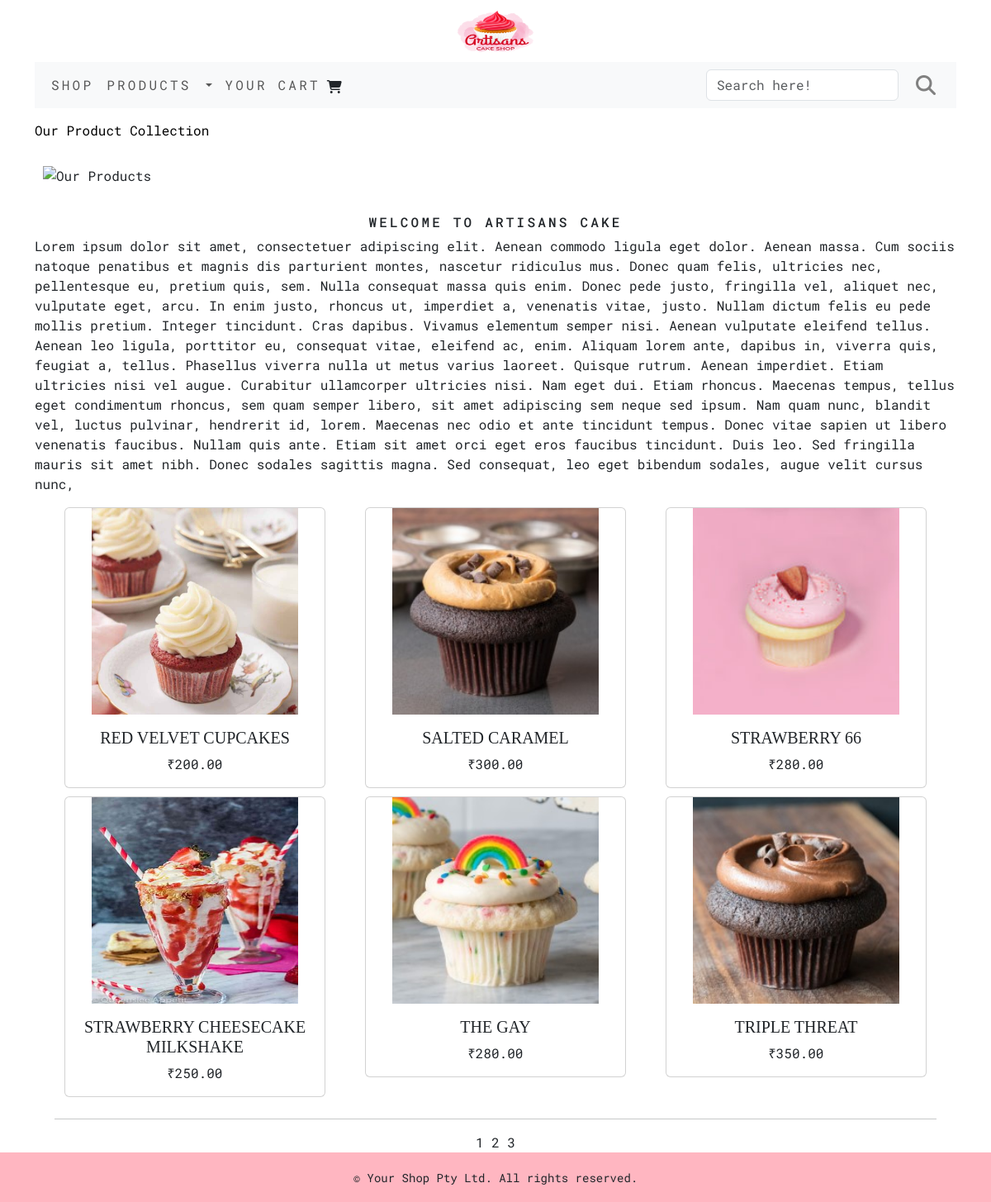
Screenshot of /shop/?page=2 with the database file from the repository.
### shopApp/models.py (models this page shows, shortened)
class Product(models.Model):
    prod_name = models.CharField(max_length=250, unique=True)
    slug = models.SlugField(max_length=250, unique=True)
    prod_desc = models.TextField(blank=True)
    prod_price = models.DecimalField(max_digits=10, decimal_places=2)
    category = models.ForeignKey(Category, on_delete=models.CASCADE)
    prod_image = models.ImageField(upload_to='product', blank=True)
    stock = models.IntegerField()
    availability = models.BooleanField(default=True)
    created = models.DateTimeField(auto_now_add=True)
    updated = models.DateTimeField(auto_now=True)
    class Meta:
        ordering = ('prod_name',)
        verbose_name = 'product'
        verbose_name_plural = 'products'
    def get_url(self):
        return reverse('shopApp:productDetail', args=[self.category.slug, self.slug])

### shopApp/views.py (the view)
# urls.py: path('', views.AllProductCat, name='allProductCat'),
def AllProductCat(request, c_slug=None,):
    c_page = None
    products_list = None
    if c_slug != None:
        c_page = get_object_or_404(Category, slug=c_slug)
        products_list = Product.objects.all().filter(category=c_page, availability=True)
    else:
        products_list = Product.objects.all().filter(availability=True)
    paginator = Paginator(products_list, 6)
    try:
        page = int(request.GET.get('page', '1'))
    except:
        page = 1
    try:
        products = paginator.page(page)
    except (EmptyPage,InvalidPage):
        products = paginator.page(paginator.num_pages)
    return render(request, 'category.html', {'category':c_page, 'products':products})

### Cart/context_processors.py (called while the page is built)
def counter(request):
    counter = 0
    if 'admin' in request.path:
        return{}
    else:
        try:
            cart = Cart.objects.filter(cart_id=_cart_id(request))
            cart_items = CartItem.objects.all().filter(cart=cart[:1])
            for cart_item in cart_items:
                counter += cart_item.quantity
        except Cart.DoesNotExist:
            counter = 0
    return  dict(counter=counter)

### Cart/views.py (called while the page is built)
def _cart_id(request):
    cart = request.session.session_key
    if not cart:
        cart = request.session.create()
    print(Cart.cart_id , "-->this is key")
    return cart

### shopApp/context_processors.py (called while the page is built)
def menu_links(request):
    links = Category.objects.all()
    return dict(links=links)

### shopApp/models.py (called while the page is built)
    def get_url(self):
        return reverse('shopApp:product_by_category', args=[self.slug])

### templates/category.html (shortened to what this page needs)
{% extends 'base.html' %}
{% load static %}
{% block content %}
        <div>
            <div class="row my-row-class">
                <div class="mx-auto">
                    <p>
                        <a href="{% url 'shopApp:allProductCat' %}">Our Product Collection </a>
                    </p>
                </div>
            </div>
        </div>
{% if category %}
<div class="mx-auto">
    <img class="my-image" src="{{category.cat_image.url}}" alt="{{category_name}}">
</div>
    </br>
<div>
    <h1 class="text-center my-title">{{category.category_name}}</h1>
    <p class="text-justify">{{category.category_desc}}</p>
</div>
<br/>
    {% else %}
<div>
    <img class="my-image my-image-padding" src="{% static 'img/banner.png' %}" alt="Our Products">
</div>
<br>
<div>
    <h1 class="text-center my-title">Welcome to Artisans Cake</h1>
    <p class="text-justify"> Lorem ipsum dolor sit amet, consectetuer adipiscing elit. Aenean commodo ligula eget dolor. Aenean massa. Cum sociis natoque penatibus et magnis dis parturient montes, nascetur ridiculus mus. Donec quam felis, ultricies nec, pellentesque eu, pretium quis, sem. Nulla consequat massa quis enim. Donec pede justo, fringilla vel, aliquet nec, vulputate eget, arcu. In enim justo, rhoncus ut, imperdiet a, venenatis vitae, justo. Nullam dictum felis eu pede mollis pretium. Integer tincidunt. Cras dapibus. Vivamus elementum semper nisi. Aenean vulputate eleifend tellus. Aenean leo ligula, porttitor eu, consequat vitae, eleifend ac, enim. Aliquam lorem ante, dapibus in, viverra quis, feugiat a, tellus. Phasellus viverra nulla ut metus varius laoreet. Quisque rutrum. Aenean imperdiet. Etiam ultricies nisi vel augue. Curabitur ullamcorper ultricies nisi. Nam eget dui. Etiam rhoncus. Maecenas tempus, tellus eget condimentum rhoncus, sem quam semper libero, sit amet adipiscing sem neque sed ipsum. Nam quam nunc, blandit vel, luctus pulvinar, hendrerit id, lorem. Maecenas nec odio et ante tincidunt tempus. Donec vitae sapien ut libero venenatis faucibus. Nullam quis ante. Etiam sit amet orci eget eros faucibus tincidunt. Duis leo. Sed fringilla mauris sit amet nibh. Donec sodales sagittis magna. Sed consequat, leo eget bibendum sodales, augue velit cursus nunc,
    </p>
</div>
{% endif %}
<div class="container">
    <div class="row mx-auto">
        {% for product in products.object_list %}
        <div class="my-bottom-margin col-9 col-md-4 col-sm-12 col-lg-4">
            <div class="container">
                <div class="card text-center" style="min-width: 18rem;">
                   <a href="{{product.get_url}}"><img class="card-image-top my-prod-image" src="{{product.prod_image.url}}" alt="{{product.prod_name}}"></a>
                  <div class="card-body">
                    <h5 class="card-text">{{product.prod_name}}</h5>
                      <p class="card-text">&#x20b9;{{product.prod_price}}</p>
                  </div>
                </div>
            </div>
        </div>
        {% endfor %}
        <div class="mx-auto">
            {% if products.paginator.num_pages > 1 %}
           <hr>
            <div class="text-center">
                {% for pg in products.paginator.page_range %}
                <a href="?page={{pg}}" class="btn-btn-light btn-sm {% if products.number == pg %}active {% endif %}">{{pg}}</a>
                {% endfor %}
            </div>
             {% endif %}
        </div>
        <br>
    </div>
</div>
{% endblock %}

### static/css/custom.css (style rules this page uses)
body { font-family: 'Roboto Mono', monospace; }
.my-row-class { padding-top:15px; }
.my-row-class .mx-auto { color:black; }
a { color:inherit; font-size:16px; text-decoration: none; }
.my-image { width:100%; height:580px; }
.my-title { font-size:16px; text-transform:uppercase; letter-spacing:.2em; }
.my-image-padding { padding:10px; margin-top:5px; }
.my-prod-image { width:250px; height:250px; }
.my-bottom-margin { margin-bottom:10px; }
.card-body h5 { font-family: "Times New Roman", Times, serif; text-transform:uppercase; text-spacing:.2em; }

### rows the page displays
Product: prod_image (picture), prod_name "RED VELVET CUPCAKES", prod_price "200.00"
Product: prod_image (picture), prod_name "SALTED CARAMEL", prod_price "300.00"
Product: prod_image (picture), prod_name "STRAWBERRY 66", prod_price "280.00"
Product: prod_image (picture), prod_name "STRAWBERRY CHEESECAKE MILKSHAKE", prod_price "250.00"
Product: prod_image (picture), prod_name "THE GAY", prod_price "280.00"
Product: prod_image (picture), prod_name "TRIPLE THREAT", prod_price "350.00"

### other values shown
{{ pg }} "1" "2" "3"
